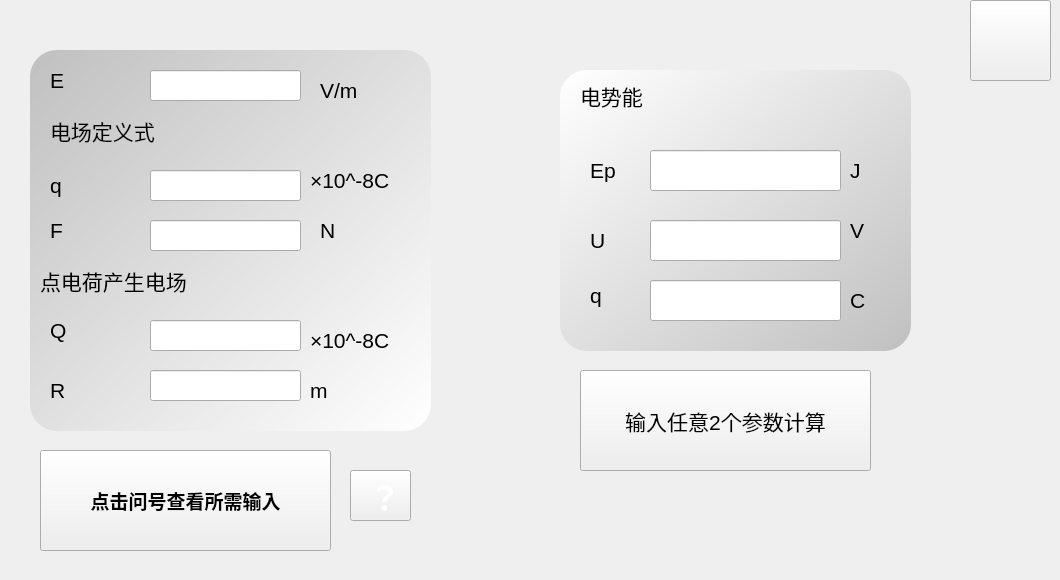
    <widget class="QWidget" name="electric">
     <widget class="QPushButton" name="electric_rt">
      <property name="geometry">
       <rect>
        <x>970</x>
        <y>0</y>
        <width>81</width>
        <height>81</height>
       </rect>
      </property>
      <property name="styleSheet">
       <string notr="true">QPushButton {
  background-image: url(D:/caculator/cal/rt.png);
}</string>
      </property>
      <property name="text">
       <string/>
      </property>
     </widget>
     <widget class="QLabel" name="label_78">
      <property name="geometry">
       <rect>
        <x>50</x>
        <y>60</y>
        <width>91</width>
        <height>41</height>
       </rect>
      </property>
      <property name="font">
       <font>
        <family>Arial</family>
        <pointsize>16</pointsize>
       </font>
      </property>
      <property name="text">
       <string>E</string>
      </property>
     </widget>
     <widget class="QLabel" name="label_79">
      <property name="geometry">
       <rect>
        <x>50</x>
        <y>310</y>
        <width>91</width>
        <height>41</height>
       </rect>
      </property>
      <property name="font">
       <font>
        <family>Arial</family>
        <pointsize>16</pointsize>
       </font>
      </property>
      <property name="text">
       <string>Q</string>
      </property>
     </widget>
     <widget class="QLabel" name="label_80">
      <property name="geometry">
       <rect>
        <x>50</x>
        <y>210</y>
        <width>91</width>
        <height>41</height>
       </rect>
      </property>
      <property name="font">
       <font>
        <family>Arial</family>
        <pointsize>16</pointsize>
       </font>
      </property>
      <property name="text">
       <string>F</string>
      </property>
     </widget>
     <widget class="QLabel" name="label_81">
      <property name="geometry">
       <rect>
        <x>50</x>
        <y>370</y>
        <width>91</width>
        <height>41</height>
       </rect>
      </property>
      <property name="font">
       <font>
        <family>Arial</family>
        <pointsize>16</pointsize>
       </font>
      </property>
      <property name="text">
       <string>R</string>
      </property>
     </widget>
     <widget class="QLabel" name="label_82">
      <property name="geometry">
       <rect>
        <x>50</x>
        <y>170</y>
        <width>91</width>
        <height>31</height>
       </rect>
      </property>
      <property name="font">
       <font>
        <family>Arial</family>
        <pointsize>16</pointsize>
       </font>
      </property>
      <property name="text">
       <string>q</string>
      </property>
     </widget>
     <widget class="QLabel" name="label_83">
      <property name="geometry">
       <rect>
        <x>40</x>
        <y>250</y>
        <width>201</width>
        <height>61</height>
       </rect>
      </property>
      <property name="font">
       <font>
        <family>Arial</family>
        <pointsize>16</pointsize>
       </font>
      </property>
      <property name="text">
       <string>点电荷产生电场</string>
      </property>
     </widget>
     <widget class="QLineEdit" name="electric_E">
      <property name="enabled">
       <bool>true</bool>
      </property>
      <property name="geometry">
       <rect>
        <x>150</x>
        <y>70</y>
        <width>151</width>
        <height>31</height>
       </rect>
      </property>
      <property name="font">
       <font>
        <family>Arial</family>
        <pointsize>14</pointsize>
       </font>
      </property>
     </widget>
     <widget class="QLineEdit" name="electric_Q">
      <property name="geometry">
       <rect>
        <x>150</x>
        <y>320</y>
        <width>151</width>
        <height>31</height>
       </rect>
      </property>
      <property name="font">
       <font>
        <family>Arial</family>
        <pointsize>14</pointsize>
       </font>
      </property>
     </widget>
     <widget class="QLineEdit" name="electric_f">
      <property name="geometry">
       <rect>
        <x>150</x>
        <y>220</y>
        <width>151</width>
        <height>31</height>
       </rect>
      </property>
      <property name="font">
       <font>
        <family>Arial</family>
        <pointsize>14</pointsize>
       </font>
      </property>
     </widget>
     <widget class="QLineEdit" name="electric_r">
      <property name="geometry">
       <rect>
        <x>150</x>
        <y>370</y>
        <width>151</width>
        <height>31</height>
       </rect>
      </property>
      <property name="font">
       <font>
        <family>Arial</family>
        <pointsize>14</pointsize>
       </font>
      </property>
     </widget>
     <widget class="QLineEdit" name="electric_q">
      <property name="geometry">
       <rect>
        <x>150</x>
        <y>170</y>
        <width>151</width>
        <height>31</height>
       </rect>
      </property>
      <property name="font">
       <font>
        <family>Arial</family>
        <pointsize>14</pointsize>
       </font>
      </property>
     </widget>
     <widget class="QLabel" name="label_84">
      <property name="geometry">
       <rect>
        <x>50</x>
        <y>110</y>
        <width>211</width>
        <height>41</height>
       </rect>
      </property>
      <property name="font">
       <font>
        <family>Arial</family>
        <pointsize>16</pointsize>
       </font>
      </property>
      <property name="text">
       <string>电场定义式</string>
      </property>
     </widget>
     <widget class="QLabel" name="electric_err">
      <property name="geometry">
       <rect>
        <x>480</x>
        <y>490</y>
        <width>531</width>
        <height>81</height>
       </rect>
      </property>
      <property name="font">
       <font>
        <family>Arial</family>
        <pointsize>16</pointsize>
       </font>
      </property>
      <property name="text">
       <string/>
      </property>
     </widget>
     <widget class="QLabel" name="label_30">
      <property name="geometry">
       <rect>
        <x>580</x>
        <y>80</y>
        <width>251</width>
        <height>31</height>
       </rect>
      </property>
      <property name="font">
       <font>
        <family>Arial</family>
        <pointsize>16</pointsize>
       </font>
      </property>
      <property name="text">
       <string>电势能</string>
      </property>
     </widget>
     <widget class="QLabel" name="label_31">
      <property name="geometry">
       <rect>
        <x>590</x>
        <y>150</y>
        <width>51</width>
        <height>41</height>
       </rect>
      </property>
      <property name="font">
       <font>
        <family>Arial</family>
        <pointsize>16</pointsize>
       </font>
      </property>
      <property name="text">
       <string>Ep</string>
      </property>
     </widget>
     <widget class="QLabel" name="label_32">
      <property name="geometry">
       <rect>
        <x>590</x>
        <y>220</y>
        <width>31</width>
        <height>41</height>
       </rect>
      </property>
      <property name="font">
       <font>
        <family>Arial</family>
        <pointsize>16</pointsize>
       </font>
      </property>
      <property name="text">
       <string>U</string>
      </property>
     </widget>
     <widget class="QLabel" name="label_33">
      <property name="geometry">
       <rect>
        <x>590</x>
        <y>270</y>
        <width>41</width>
        <height>51</height>
       </rect>
      </property>
      <property name="font">
       <font>
        <family>Arial</family>
        <pointsize>16</pointsize>
       </font>
      </property>
      <property name="text">
       <string>q</string>
      </property>
     </widget>
     <widget class="QLineEdit" name="electric_ep">
      <property name="geometry">
       <rect>
        <x>650</x>
        <y>150</y>
        <width>191</width>
        <height>41</height>
       </rect>
      </property>
      <property name="font">
       <font>
        <family>Arial</family>
        <pointsize>16</pointsize>
       </font>
      </property>
     </widget>
     <widget class="QLineEdit" name="electric_u">
      <property name="geometry">
       <rect>
        <x>650</x>
        <y>220</y>
        <width>191</width>
        <height>41</height>
       </rect>
      </property>
      <property name="font">
       <font>
        <family>Arial</family>
        <pointsize>16</pointsize>
       </font>
      </property>
     </widget>
     <widget class="QLineEdit" name="electric_q1">
      <property name="geometry">
       <rect>
        <x>650</x>
        <y>280</y>
        <width>191</width>
        <height>41</height>
       </rect>
      </property>
      <property name="font">
       <font>
        <family>Arial</family>
        <pointsize>16</pointsize>
       </font>
      </property>
     </widget>
     <widget class="QPushButton" name="electric_2">
      <property name="geometry">
       <rect>
        <x>580</x>
        <y>370</y>
        <width>291</width>
        <height>101</height>
       </rect>
      </property>
      <property name="font">
       <font>
        <family>Arial</family>
        <pointsize>16</pointsize>
        <weight>50</weight>
        <bold>false</bold>
       </font>
      </property>
      <property name="styleSheet">
       <string notr="true">QPushButton {

  background-image: url(D:/caculator/cal/b1.png);
}
</string>
      </property>
      <property name="text">
       <string>输入任意2个参数计算</string>
      </property>
     </widget>
     <widget class="QLabel" name="label_143">
      <property name="geometry">
       <rect>
        <x>30</x>
        <y>50</y>
        <width>401</width>
        <height>381</height>
       </rect>
      </property>
      <property name="styleSheet">
       <string notr="true">background-color: qlineargradient(spread:pad, x1:0, y1:0, x2:1, y2:1, stop:0 rgba(192, 192, 192, 255,100), stop:1 rgba(255, 255, 255, 255,100));
  border-radius: 27px;</string>
      </property>
      <property name="text">
       <string/>
      </property>
     </widget>
     <widget class="QLabel" name="label_144">
      <property name="geometry">
       <rect>
        <x>320</x>
        <y>70</y>
        <width>51</width>
        <height>41</height>
       </rect>
      </property>
      <property name="font">
       <font>
        <family>Arial</family>
        <pointsize>16</pointsize>
       </font>
      </property>
      <property name="text">
       <string>V/m</string>
      </property>
     </widget>
     <widget class="QLabel" name="label_145">
      <property name="geometry">
       <rect>
        <x>310</x>
        <y>160</y>
        <width>111</width>
        <height>41</height>
       </rect>
      </property>
      <property name="font">
       <font>
        <family>Arial</family>
        <pointsize>16</pointsize>
       </font>
      </property>
      <property name="text">
       <string>×10^-8C</string>
      </property>
     </widget>
     <widget class="QLabel" name="label_146">
      <property name="geometry">
       <rect>
        <x>320</x>
        <y>210</y>
        <width>51</width>
        <height>41</height>
       </rect>
      </property>
      <property name="font">
       <font>
        <family>Arial</family>
        <pointsize>16</pointsize>
       </font>
      </property>
      <property name="text">
       <string>N</string>
      </property>
     </widget>
     <widget class="QLabel" name="label_147">
      <property name="geometry">
       <rect>
        <x>310</x>
        <y>320</y>
        <width>111</width>
        <height>41</height>
       </rect>
      </property>
      <property name="font">
       <font>
        <family>Arial</family>
        <pointsize>16</pointsize>
       </font>
      </property>
      <property name="text">
       <string>×10^-8C</string>
      </property>
     </widget>
     <widget class="QLabel" name="label_148">
      <property name="geometry">
       <rect>
        <x>310</x>
        <y>370</y>
        <width>111</width>
        <height>41</height>
       </rect>
      </property>
      <property name="font">
       <font>
        <family>Arial</family>
        <pointsize>16</pointsize>
       </font>
      </property>
      <property name="text">
       <string>m</string>
      </property>
     </widget>
     <widget class="QPushButton" name="electric_1">
      <property name="geometry">
       <rect>
        <x>40</x>
        <y>450</y>
        <width>291</width>
        <height>101</height>
       </rect>
      </property>
      <property name="font">
       <font>
        <family>Arial</family>
        <pointsize>14</pointsize>
        <weight>75</weight>
        <bold>true</bold>
       </font>
      </property>
      <property name="styleSheet">
       <string notr="true">QPushButton {

  background-image: url(D:/caculator/cal/b1.png);
}
</string>
      </property>
      <property name="text">
       <string>点击问号查看所需输入</string>
      </property>
     </widget>
     <widget class="QPushButton" name="e1">
      <property name="geometry">
       <rect>
        <x>350</x>
        <y>470</y>
        <width>61</width>
        <height>51</height>
       </rect>
      </property>
      <property name="font">
       <font>
        <family>Arial</family>
        <pointsize>24</pointsize>
        <weight>75</weight>
        <bold>true</bold>
       </font>
      </property>
      <property name="styleSheet">
       <string notr="true">QPushButton {
	color: rgb(255, 255, 255);

  background-image: url(D:/caculator/cal/t.png);
}
</string>
      </property>
      <property name="text">
       <string> ？</string>
      </property>
     </widget>
     <widget class="QLabel" name="label_153">
      <property name="geometry">
       <rect>
        <x>850</x>
        <y>150</y>
        <width>51</width>
        <height>41</height>
       </rect>
      </property>
      <property name="font">
       <font>
        <family>Arial</family>
        <pointsize>16</pointsize>
       </font>
      </property>
      <property name="text">
       <string>J</string>
      </property>
     </widget>
     <widget class="QLabel" name="label_154">
      <property name="geometry">
       <rect>
        <x>850</x>
        <y>210</y>
        <width>51</width>
        <height>41</height>
       </rect>
      </property>
      <property name="font">
       <font>
        <family>Arial</family>
        <pointsize>16</pointsize>
       </font>
      </property>
      <property name="text">
       <string>V</string>
      </property>
     </widget>
     <widget class="QLabel" name="label_155">
      <property name="geometry">
       <rect>
        <x>850</x>
        <y>280</y>
        <width>51</width>
        <height>41</height>
       </rect>
      </property>
      <property name="font">
       <font>
        <family>Arial</family>
        <pointsize>16</pointsize>
       </font>
      </property>
      <property name="text">
       <string>C</string>
      </property>
     </widget>
     <widget class="QLabel" name="label_156">
      <property name="geometry">
       <rect>
        <x>560</x>
        <y>70</y>
        <width>351</width>
        <height>281</height>
       </rect>
      </property>
      <property name="styleSheet">
       <string notr="true">background-color: qlineargradient(spread:pad, x1:0, y1:0, x2:1, y2:1, stop:0 rgba(255, 255, 255, 255,100), stop:1 rgba(192, 192, 192, 255,100));
  border-radius: 27px;</string>
      </property>
      <property name="text">
       <string/>
      </property>
     </widget>
     <zorder>label_156</zorder>
     <zorder>label_143</zorder>
     <zorder>electric_rt</zorder>
     <zorder>label_78</zorder>
     <zorder>label_79</zorder>
     <zorder>label_80</zorder>
     <zorder>label_81</zorder>
     <zorder>label_82</zorder>
     <zorder>label_83</zorder>
     <zorder>electric_E</zorder>
     <zorder>electric_Q</zorder>
     <zorder>electric_f</zorder>
     <zorder>electric_r</zorder>
     <zorder>electric_q</zorder>
     <zorder>label_84</zorder>
     <zorder>electric_err</zorder>
     <zorder>label_30</zorder>
     <zorder>label_31</zorder>
     <zorder>label_32</zorder>
     <zorder>label_33</zorder>
     <zorder>electric_ep</zorder>
     <zorder>electric_u</zorder>
     <zorder>electric_q1</zorder>
     <zorder>electric_2</zorder>
     <zorder>label_144</zorder>
     <zorder>label_145</zorder>
     <zorder>label_146</zorder>
     <zorder>label_147</zorder>
     <zorder>label_148</zorder>
     <zorder>electric_1</zorder>
     <zorder>e1</zorder>
     <zorder>label_153</zorder>
     <zorder>label_154</zorder>
     <zorder>label_155</zorder>
    </widget>
